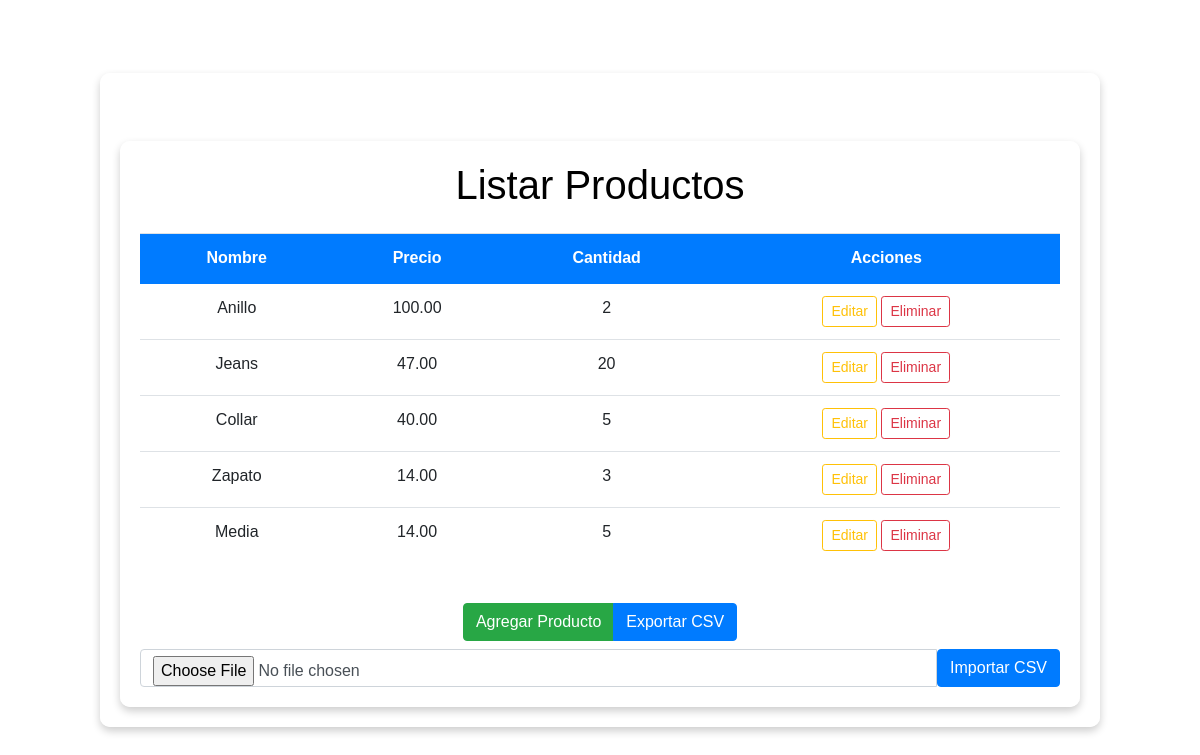
The page / on the database its author committed.
### productos/models.py (models this page shows, shortened)
class Producto(models.Model):
    nombre = models.CharField(max_length=100)
    precio = models.DecimalField(max_digits=10, decimal_places=2)
    cantidad = models.IntegerField()

### productos/views.py (the view)
# urls.py: path('', listar_productos, name='listar_productos'),
def listar_productos(request):
    productos = Producto.objects.all()
    return render(request, 'listar.html', {'productos': productos})

### productos/templates/listar.html (shortened to what this page needs)
{% extends "base.html" %}
{% block content %}
<div class="container mt-5">
    <h1 class="text-center mb-4" style="color: black;">Listar Productos</h1>
    <div class="table-responsive">
        <table class="table table-hover">
            <thead class="bg-primary text-white">
                <tr>
                    <th>Nombre</th>
                    <th>Precio</th>
                    <th>Cantidad</th>
                    <th>Acciones</th>
                </tr>
            </thead>
            <tbody>
                {% for producto in productos %}
                <tr>
                    <td>{{ producto.nombre }}</td>
                    <td>{{ producto.precio }}</td>
                    <td>{{ producto.cantidad }}</td>
                    <td>
                        <a href="{% url 'editar_producto' producto.id %}" class="btn btn-sm btn-outline-warning">Editar</a>
                        <a href="{% url 'eliminar_producto' producto.id %}" class="btn btn-sm btn-outline-danger">Eliminar</a>
                    </td>
                </tr>
                {% endfor %}
            </tbody>
        </table>
    </div>
    <div class="text-center mt-4">
        <div class="btn-group" role="group" aria-label="Botones de acción">
            <a href="{% url 'crear_producto' %}" class="btn btn-success">Agregar Producto</a>
            <a href="{% url 'exportar_productos_csv' %}" class="btn btn-primary">Exportar CSV</a>
        </div>
        <form method="post" enctype="multipart/form-data" action="{% url 'importar_productos_csv' %}" class="mt-2">
            <div class="input-group">
                <input type="file" name="archivo_csv" accept=".csv" class="form-control" required>
                <button type="submit" class="btn btn-primary">Importar CSV</button>
            </div>
        </form>
    </div>
</div>
{% endblock %}

### productos/templates/base.html (shortened to what this page needs)
<!DOCTYPE html>
<html lang="en">
<head>
    <link href="https://stackpath.bootstrapcdn.com/bootstrap/4.5.2/css/bootstrap.min.css" rel="stylesheet">
</head>
<body>
    <div class="content">
        <div class="container">
            {% block content %}{% endblock %}
        </div>
    </div>
</body>
</html>

### productos/templates/base.html (style rules this page uses)
body, html { height: 100%; margin: 0; font-family: 'Arial', sans-serif; color: black; }
.content { position: relative; z-index: 1; display: flex; justify-content: center; align-items: center; height: 100%; color: #ffffff; text-align: center; }
.container { background: rgba(255, 255, 255, 0.9); padding: 20px; border-radius: 10px; box-shadow: 0 4px 8px rgba(0, 0, 0, 0.2); max-width: 1000px; width: 100%; }
h1 { color: #007bff; }
.table thead th { border-bottom: 2px solid #007bff; }
.btn-primary { background-color: #007bff; border-color: #007bff; }

### rows shown on the page
Producto: nombre "Anillo", precio "100.00", cantidad "2"
Producto: nombre "Jeans", precio "47.00", cantidad "20"
Producto: nombre "Collar", precio "40.00", cantidad "5"
Producto: nombre "Zapato", precio "14.00", cantidad "3"
Producto: nombre "Media", precio "14.00", cantidad "5"
